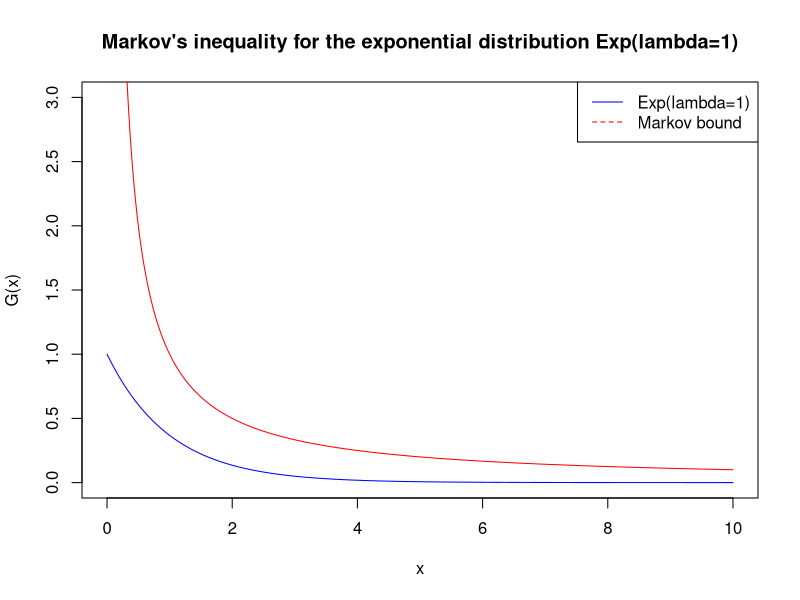
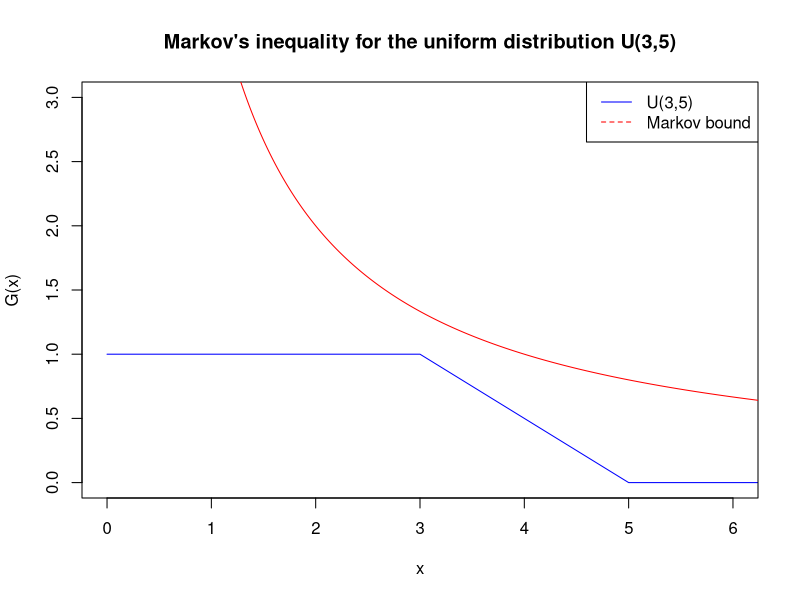
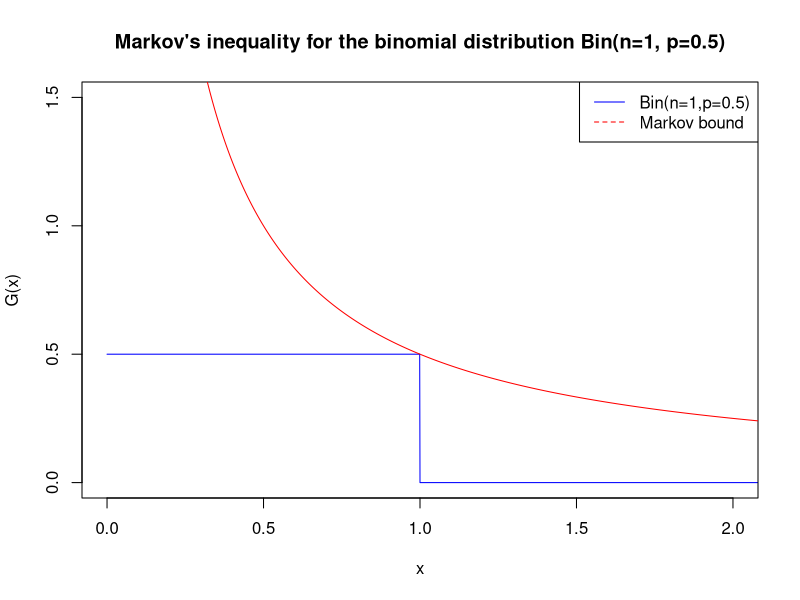
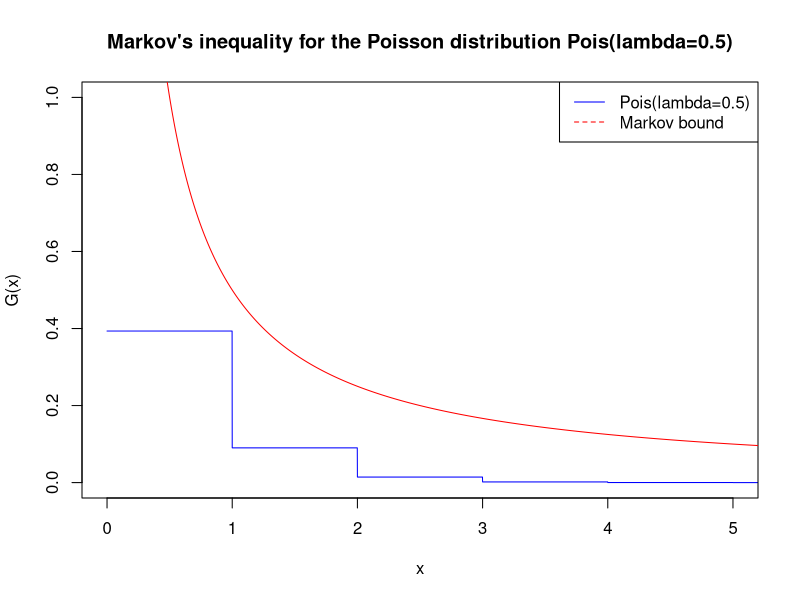
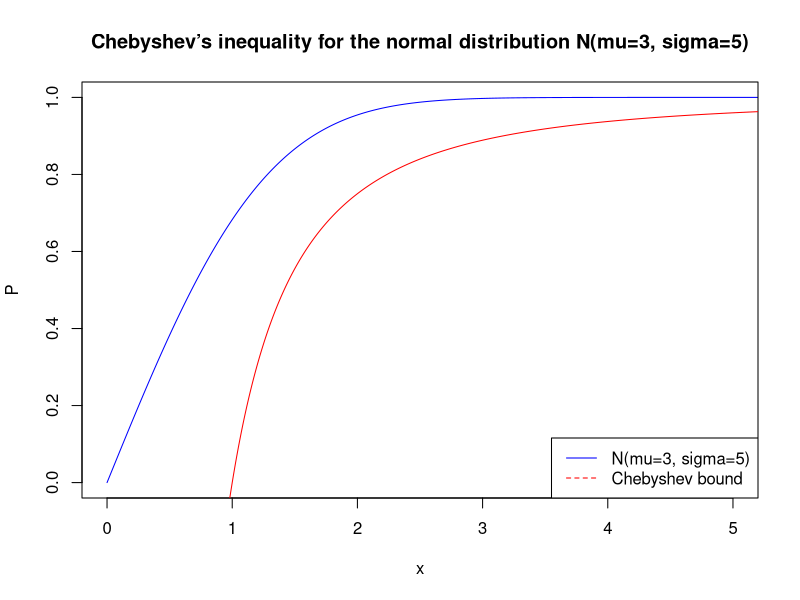
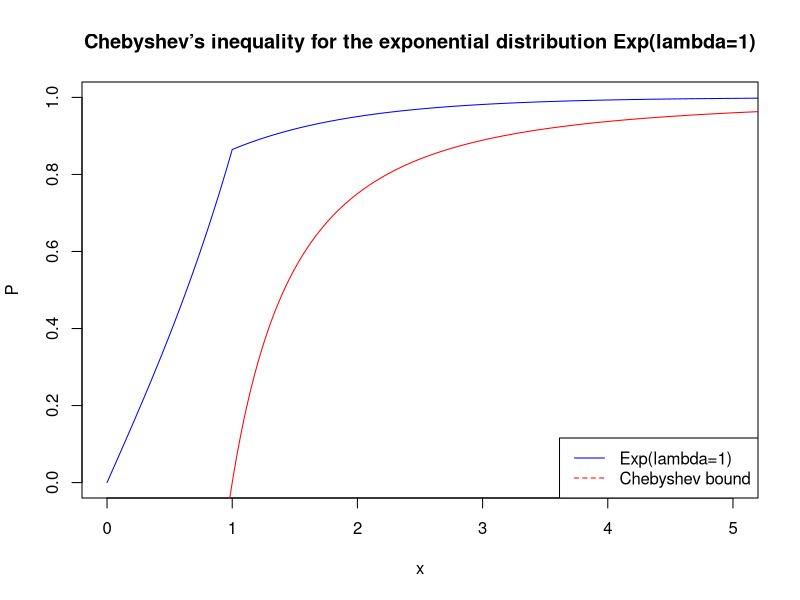
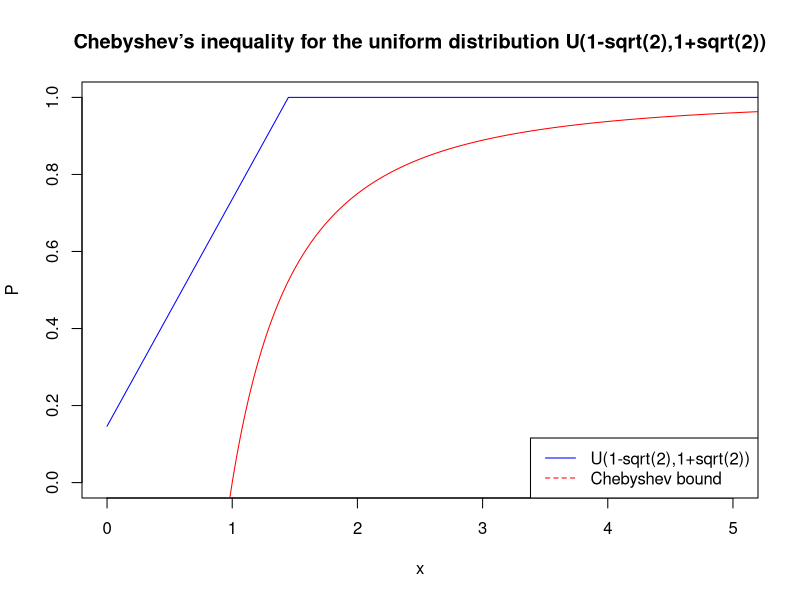
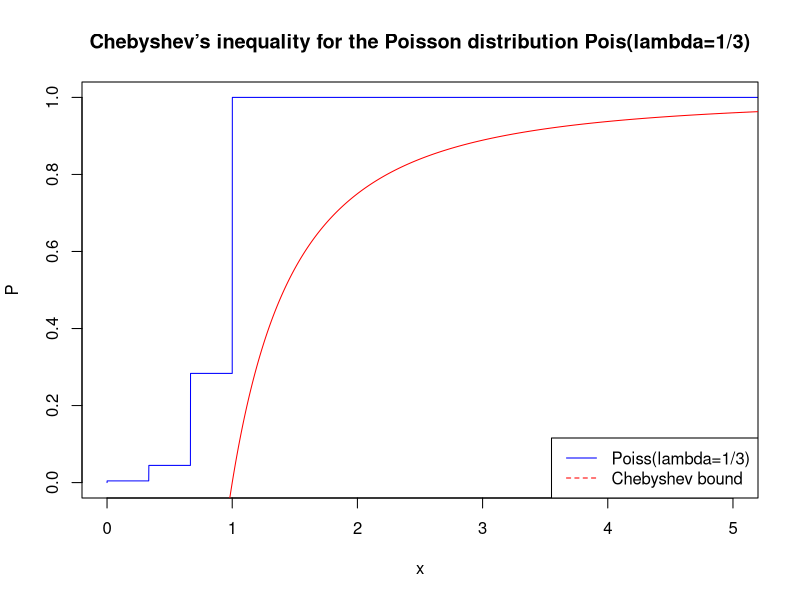

Generate these figures, in order, with R:
## ---- chunk 1
knitr::opts_chunk$set(echo = TRUE)
## ---- chunk 2
one_over_c <- integrate(function(t) {(t-1)*(2-t)}, lower=1, upper=2)
one_over_c$value^(-1)
## ---- chunk 3
pdf_f <- function(t) { func <- ifelse(t>1 & t<2, 6*(t-1)*(2-t), 0) 
  return(func)
}

cdf_f <- function(t) { func <- ifelse(t<1, 0, 
                                      ifelse(t<=2, 9*t^2 - 2*t^3 - 12*t + 5,
                                             1)) 
  return(func) 
}

# the CDF is not easily invertible, so I use the acceptance/rejection method
r_f <- function(x) {
  a <- 1
  b <- 2
  n <- 10000
  udist1 <- runif(n, 0, 1)
  udist2 <- runif(n, a, b)
  f_max <- 1.5
  y <- ifelse(udist2 * f_max < pdf_f(udist1), udist1, NA)
  y.clean <- y[!is.na(y)]
  return(y.clean[1:x])
}

q_f <- function(p) {
  cdf_values <- cdf_f(seq(1,2,0.001))
  x <- max(cdf_values[cdf_values<p])
  return(x)
}
## ---- chunk 4
more75 <- 1-cdf_f(1.25) # 75 minutes = 1.25 hours
paste("The probability that the student will finish the aptitude test in more than 75 minutes is", more75)

# my guess is that the exercise asks for the time *between* 90 and 120 minutes
betw90and120 <- cdf_f(2)-cdf_f(1.5)
paste("The probability that the student will finish the aptitude test in 90 minutes is", betw90and120)
## ---- chunk 5
pdf_f <- function(t) { func <- ifelse(t>1 & t<2, 2/(x^2), 0) 
  return(func)
}

cdf_f <- function(t) { func <- ifelse(t<1, 0, 
                                      ifelse(t<=2, 2 - 2/t,
                                             1)) 
  return(func) 
}

r_f <- function(n) {
  u1 <- runif(n, 0, 1)
  inv_cdf <- 2/(2-u1)
  return(inv_cdf[1:n])
}

q_f <- function(p) {
  cdf_values <- cdf_f(seq(1,2,0.001))
  x <- max(cdf_values[cdf_values<p])
  return(x)
}
## ---- chunk 6
less15000 <- cdf_f(1.5)
paste("The probability that the tires will last less than 15000 km is", less15000)
## ---- chunk 7
samples <- r_f(3000)
m <- mean(samples)
v <- mean(samples^2)-m^2
paste("The mean is", m, "and the variance is", v)
## ---- chunk 8
library(ggplot2)

G_exp <- function(x) {
  return(1-pexp(x))
}

Markov_exp <- function(x) {
  return(1/x)
}

x <- seq(0,10,0.001)

plot(x, G_exp(x), 
     type='l', 
     main="Markov's inequality for the exponential distribution Exp(lambda=1)",
     xlab="x", 
     ylab="G(x)", 
     xlim = c(0,10), 
     ylim=c(0,3), 
     col = "blue")

lines(x, Markov_exp(x), 
      col = "red")

legend("topright", 
       legend=c("Exp(lambda=1)", "Markov bound"),
       col=c("blue", "red"), 
       lty=1:2)
## ---- chunk 9
G_unif <- function(x) {
  return(1-punif(x,3,5))
}

Markov_unif <- function(x) {
  return(4/x)
}

x <- seq(0,10,0.001)

plot(x, G_unif(x), 
     type='l', 
     main="Markov's inequality for the uniform distribution U(3,5)",
     xlab="x", 
     ylab="G(x)", 
     xlim = c(0,6), 
     ylim=c(0,3), 
     col = "blue")

lines(x, Markov_unif(x), 
      col = "red")

legend("topright", 
       legend=c("U(3,5)", "Markov bound"),
       col=c("blue", "red"), 
       lty=1:2)
## ---- chunk 10
G_binom <- function(x) {
  return(1-pbinom(x,1,0.5))
}

Markov_binom <- function(x) {
  return(0.5/x)
}

x <- seq(0,10,0.001)

plot(x, G_binom(x), 
     type='l', 
     main="Markov's inequality for the binomial distribution Bin(n=1, p=0.5)",
     xlab="x", 
     ylab="G(x)", 
     xlim = c(0,2), 
     ylim=c(0,1.5), 
     col = "blue")

lines(x, Markov_binom(x), 
      col = "red")

legend("topright", 
       legend=c("Bin(n=1,p=0.5)", "Markov bound"),
       col=c("blue", "red"), 
       lty=1:2)
## ---- chunk 11
G_pois<- function(x) {
  return(1-ppois(x,0.5))
}

Markov_pois <- function(x) {
  return(0.5/x)
}

x <- seq(0,10,0.001)

plot(x, G_pois(x), 
     type='l', 
     main="Markov's inequality for the Poisson distribution Pois(lambda=0.5)",
     xlab="x", 
     ylab="G(x)", 
     xlim = c(0,5), 
     ylim=c(0,1), 
     col = "blue")

lines(x, Markov_pois(x), 
      col = "red")

legend("topright", 
       legend=c("Pois(lambda=0.5)", "Markov bound"),
       col=c("blue", "red"), 
       lty=1:2)
## ---- chunk 12
chebyshev <- function(x) {
  return (1-(1/x^2))
}
## ---- chunk 13
# mu = 3
# sigma = 5
g <- function(x) {
  return(pnorm((5*x+3),3,5)-pnorm(3-5*x,3,5))
}

x <- seq(0,10,0.001)

plot(x, g(x), 
     type='l', 
     main="Chebyshev’s inequality for the normal distribution N(mu=3, sigma=5)",
     xlab="x", 
     ylab="P", 
     xlim = c(0,5), 
     ylim=c(0,1), 
     col = "blue")

lines(x, chebyshev(x), 
      col = "red")

legend("bottomright", 
       legend=c("N(mu=3, sigma=5)", "Chebyshev bound"),
       col=c("blue", "red"), 
       lty=1:2)
## ---- chunk 14
# mu = 1/lambda
# sigma = 1/lambda^2
e <- function(x) {
  return(pexp(1+x)-pexp(1-x))
}

x <- seq(0,10,0.001)

plot(x, e(x), 
     type='l', 
     main="Chebyshev’s inequality for the exponential distribution Exp(lambda=1)",
     xlab="x", 
     ylab="P", 
     xlim = c(0,5), 
     ylim=c(0,1), 
     col = "blue")

lines(x, chebyshev(x), 
      col = "red")

legend("bottomright", 
       legend=c("Exp(lambda=1)", "Chebyshev bound"),
       col=c("blue", "red"), 
       lty=1:2)
## ---- chunk 15
# mu = 0
# sigma = (b^2+a^2-ab)/3 = 5/3
u <- function(x) {
  return(punif(x*5/3,1-2^(1/2),1+2^(1/2))-punif(-x*5/3,1-2^(1-2),1+2^(1/2)))
}

x <- seq(0,10,0.001)

plot(x, u(x), 
     type='l', 
     main="Chebyshev’s inequality for the uniform distribution U(1-sqrt(2),1+sqrt(2))",
     xlab="x", 
     ylab="P", 
     xlim = c(0,5), 
     ylim=c(0,1), 
     col = "blue")

lines(x, chebyshev(x), 
      col = "red")

legend("bottomright", 
       legend=c("U(1-sqrt(2),1+sqrt(2))", "Chebyshev bound"),
       col=c("blue", "red"), 
       lty=1:2)
## ---- chunk 16
# mu = 1/lambda
# sigma = 1/lambda
p <- function(x) {
  return(ppois(x*3+3,1/3)-ppois(3-x*3,1/3))
}

x <- seq(0,10,0.001)

plot(x, p(x), 
     type='l', 
     main="Chebyshev’s inequality for the Poisson distribution Pois(lambda=1/3)",
     xlab="x", 
     ylab="P", 
     xlim = c(0,5), 
     ylim=c(0,1), 
     col = "blue")

lines(x, chebyshev(x), 
      col = "red")

legend("bottomright", 
       legend=c("Poiss(lambda=1/3)", "Chebyshev bound"),
       col=c("blue", "red"), 
       lty=1:2)
